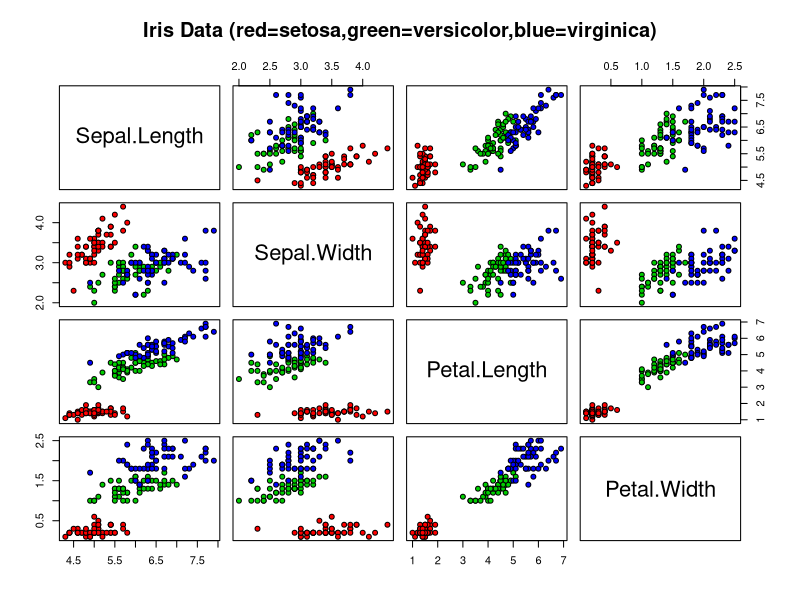
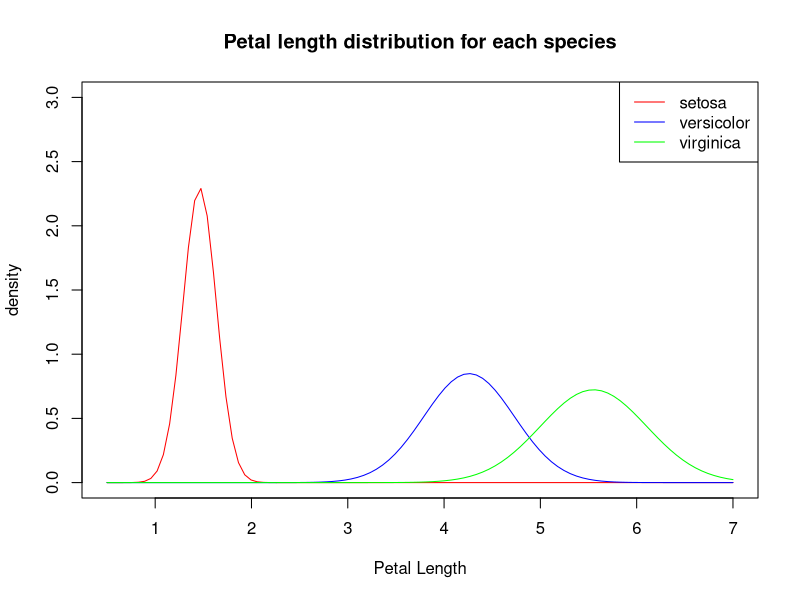

The R source for these figures, in order:
library(e1071)

data(iris)

iris[0:1,]

#Разбиение по парам?
pairs(iris[1:4], main="Iris Data (red=setosa,green=versicolor,blue=virginica)", 
      pch=21, bg=c("red","green3","blue")[unclass(iris$Species)]) 

#первые 12
head(iris,n=12)

#инфа по таблице
summary(iris)

# байесом по всей выборке. Потом её же класифицируем
classifier<-naiveBayes(iris[,1:4], iris[,5])
predicted.classes <- predict(classifier, iris[,-5]) 
head(predicted.classes, n=12)

# так всё равно есть ошибки классификации
table(predicted.classes, iris[,5], dnn=list('predicted','actual')) 

classifier$apriori / sum(classifier$apriori) # the prior distribution for the classes
classifier$tables$Petal.Length

plot(0:3, xlim=c(0.5,7), col="red", ylab="density", type="n", xlab="Petal Length", 
     main="Petal length distribution for each species")

curve(dnorm(x, classifier$tables$Petal.Length[1,1], classifier$tables$Petal.Length[1,2]), add=TRUE, col="red")
curve(dnorm(x, classifier$tables$Petal.Length[2,1], classifier$tables$Petal.Length[2,2]), add=TRUE, col="blue")
curve(dnorm(x, classifier$tables$Petal.Length[3,1], classifier$tables$Petal.Length[3,2]), add=TRUE, col ="green")
legend("topright", c("setosa", "versicolor", "virginica"), col = c("red","blue","green"), lwd=1)
observation <- data.frame(Sepal.Length = 5.0, Sepal.Width  = 3.2, Petal.Length = 1.5, Petal.Width  = 0.3)

# type="raw" shows the probabilities 
predict(classifier, observation, type="raw")